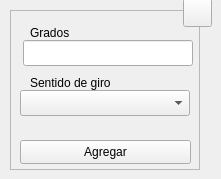
  <widget class="QWidget" name="centralwidget">
   <widget class="QFrame" name="frame">
    <property name="geometry">
     <rect>
      <x>10</x>
      <y>10</y>
      <width>190</width>
      <height>160</height>
     </rect>
    </property>
    <property name="sizePolicy">
     <sizepolicy hsizetype="Fixed" vsizetype="Fixed">
      <horstretch>0</horstretch>
      <verstretch>0</verstretch>
     </sizepolicy>
    </property>
    <property name="minimumSize">
     <size>
      <width>190</width>
      <height>160</height>
     </size>
    </property>
    <property name="maximumSize">
     <size>
      <width>190</width>
      <height>160</height>
     </size>
    </property>
    <property name="frameShape">
     <enum>QFrame::StyledPanel</enum>
    </property>
    <property name="frameShadow">
     <enum>QFrame::Raised</enum>
    </property>
    <widget class="QLineEdit" name="tbx_grd">
     <property name="geometry">
      <rect>
       <x>13</x>
       <y>30</y>
       <width>170</width>
       <height>26</height>
      </rect>
     </property>
     <property name="minimumSize">
      <size>
       <width>170</width>
       <height>0</height>
      </size>
     </property>
     <property name="maximumSize">
      <size>
       <width>170</width>
       <height>16777215</height>
      </size>
     </property>
     <property name="toolTip">
      <string>Digite la posición en grados de orientación del husillo</string>
     </property>
     <property name="statusTip">
      <string/>
     </property>
     <property name="alignment">
      <set>Qt::AlignCenter</set>
     </property>
     <property name="placeholderText">
      <string/>
     </property>
    </widget>
    <widget class="QLabel" name="lbl_grd">
     <property name="enabled">
      <bool>true</bool>
     </property>
     <property name="geometry">
      <rect>
       <x>20</x>
       <y>10</y>
       <width>73</width>
       <height>26</height>
      </rect>
     </property>
     <property name="text">
      <string>Grados</string>
     </property>
     <property name="buddy">
      <cstring>lbl_grd</cstring>
     </property>
    </widget>
    <widget class="QPushButton" name="btn_save">
     <property name="geometry">
      <rect>
       <x>10</x>
       <y>130</y>
       <width>171</width>
       <height>24</height>
      </rect>
     </property>
     <property name="sizePolicy">
      <sizepolicy hsizetype="Expanding" vsizetype="Expanding">
       <horstretch>0</horstretch>
       <verstretch>0</verstretch>
      </sizepolicy>
     </property>
     <property name="minimumSize">
      <size>
       <width>88</width>
       <height>0</height>
      </size>
     </property>
     <property name="toolTip">
      <string>Agregar los datos al programa CNC</string>
     </property>
     <property name="statusTip">
      <string/>
     </property>
     <property name="text">
      <string>Agregar</string>
     </property>
     <property name="shortcut">
      <string>Ctrl+S</string>
     </property>
     <property name="autoDefault">
      <bool>true</bool>
     </property>
    </widget>
    <widget class="QComboBox" name="cbx_rot">
     <property name="geometry">
      <rect>
       <x>10</x>
       <y>80</y>
       <width>170</width>
       <height>26</height>
      </rect>
     </property>
     <property name="minimumSize">
      <size>
       <width>170</width>
       <height>26</height>
      </size>
     </property>
     <property name="maximumSize">
      <size>
       <width>170</width>
       <height>16777215</height>
      </size>
     </property>
     <property name="toolTip">
      <string>Seleccione el sentido de giro del husillo (detener para eje C)</string>
     </property>
    </widget>
    <widget class="QLabel" name="lbl_rot">
     <property name="enabled">
      <bool>true</bool>
     </property>
     <property name="geometry">
      <rect>
       <x>20</x>
       <y>60</y>
       <width>111</width>
       <height>26</height>
      </rect>
     </property>
     <property name="text">
      <string>Sentido de giro</string>
     </property>
    </widget>
   </widget>
   <widget class="QToolButton" name="btn_help">
    <property name="geometry">
     <rect>
      <x>183</x>
      <y>-2</y>
      <width>29</width>
      <height>29</height>
     </rect>
    </property>
    <property name="font">
     <font>
      <pointsize>20</pointsize>
      <bold>true</bold>
     </font>
    </property>
    <property name="text">
     <string/>
    </property>
    <property name="icon">
     <iconset resource="../../resources/resources.qrc">
      <normaloff>:/icons/question.png</normaloff>:/icons/question.png</iconset>
    </property>
    <property name="iconSize">
     <size>
      <width>20</width>
      <height>20</height>
     </size>
    </property>
    <property name="shortcut">
     <string>F1</string>
    </property>
   </widget>
  </widget>
